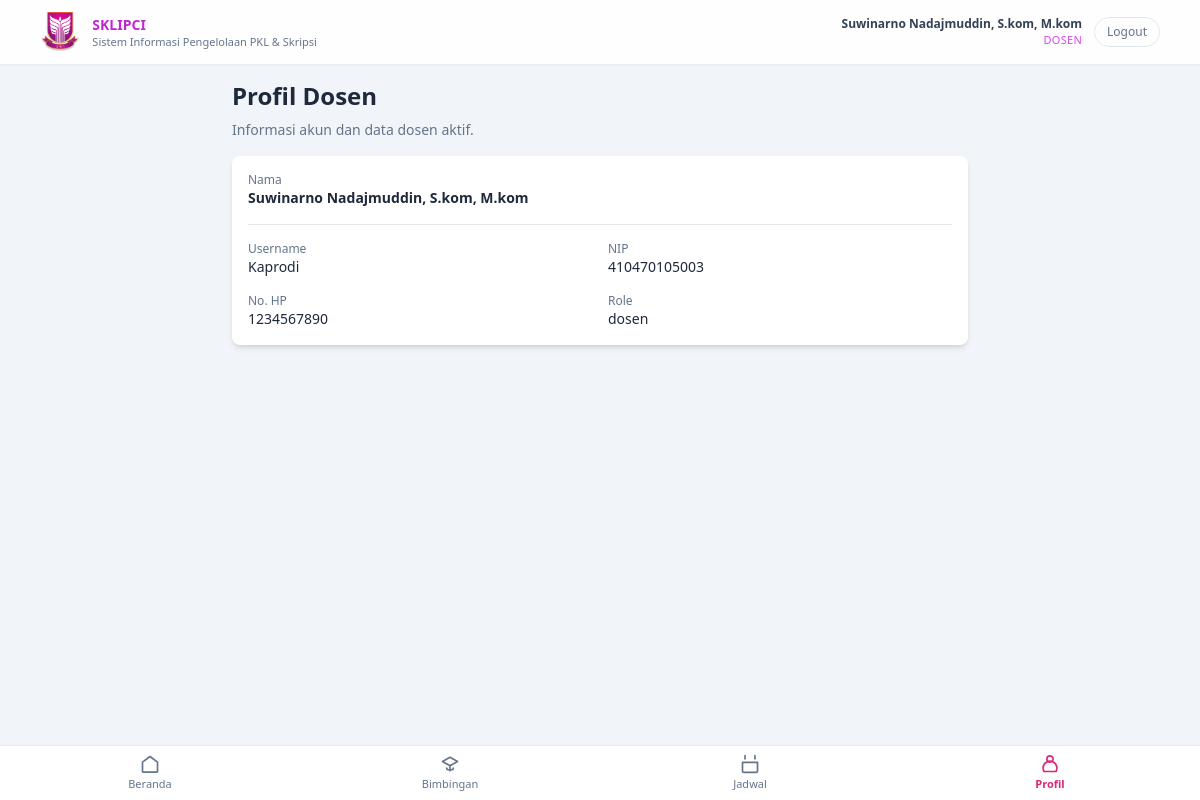
Screenshot of /?r=dosen/profilIndex (signed in) with the database file from the repository.
### tables this page shows
CREATE TABLE `dosen` (
  `id` int(11) NOT NULL,
  `user_id` int(11) NOT NULL,
  `nip` varchar(30) NOT NULL,
  `nama` varchar(100) NOT NULL,
  `prodi_id` int(11) NOT NULL,
  `no_hp` varchar(20) DEFAULT NULL,
  `created_at` timestamp NOT NULL DEFAULT current_timestamp()
);

### app/controller/DosenController.php (called while the page is built, shortened)
<?php
class DosenController extends Controller
{
    private function getDosenAktif(): ?array
    {
        $userId = (int)$_SESSION['user']['id'];
        $conn   = db();
        $stmt = $conn->prepare("
            SELECT d.*
            FROM dosen d
            WHERE d.user_id = ?
            LIMIT 1
        ");
        $stmt->bind_param('i', $userId);
        $stmt->execute();
        $result = $stmt->get_result();
        $dosen  = $result->fetch_assoc();
        return $dosen ?: null;
    }
    public function profilIndex(): void
    {
        $dosen = $this->getDosenAktif();
        $this->view('dosen/profil/index', compact('title', 'dosen', 'user'));
    }
}

### index.php (called while the page is built, shortened)
<?php
$route = $_GET['r'] ?? 'public/home';
$route = trim($route, '/');
list($controllerPart, $method) = array_pad(explode('/', $route), 2, null);
$method         = $method ?: 'home';
$controller = new $controllerClass();
call_user_func([$controller, $method]);

### app/view/dosen/profil/index.php (the view)
<?php include __DIR__ . '/../../partials/header.php'; ?>
<main class="flex-1 pb-16 md:pb-0 bg-slate-100">
    <div class="max-w-3xl mx-auto px-4 py-4">
        <h1 class="text-xl md:text-2xl font-semibold mb-2">
            Profil Dosen
        </h1>
        <p class="text-sm text-slate-500 mb-4">
            Informasi akun dan data dosen aktif.
        </p>
        <div class="bg-white shadow-md rounded-lg p-4 space-y-4">
            <div>
                <p class="text-xs text-slate-500">Nama</p>
                <p class="text-sm font-semibold text-slate-800">
                    <?= htmlspecialchars($dosen['nama'] ?? ($user['nama'] ?? '-')); ?>
                </p>
            </div>
            <div class="grid md:grid-cols-2 gap-4 border-t pt-4">
                <div>
                    <p class="text-xs text-slate-500">Username</p>
                    <p class="text-sm text-slate-800">
                        <?= htmlspecialchars($user['username'] ?? '-'); ?>
                    </p>
                </div>
                <div>
                    <p class="text-xs text-slate-500">NIP</p>
                    <p class="text-sm text-slate-800">
                        <?= htmlspecialchars($dosen['nip'] ?? '-'); ?>
                    </p>
                </div>
                <div>
                    <p class="text-xs text-slate-500">No. HP</p>
                    <p class="text-sm text-slate-800">
                        <?= htmlspecialchars($dosen['no_hp'] ?? '-'); ?>
                    </p>
                </div>
                <div>
                    <p class="text-xs text-slate-500">Role</p>
                    <p class="text-sm text-slate-800">
                        <?= htmlspecialchars(implode(', ', $_SESSION['roles'] ?? [$user['role'] ?? 'dosen'])); ?>
                    </p>
                </div>
            </div>
        </div>
    </div>
    <?php include __DIR__ . '/../../partials/dosen/bottom-nav.php'; ?>
</main>
<?php include __DIR__ . '/../../partials/footer.php'; ?>

### app/view/partials/header.php (shortened to what this page needs)
<?php
$user         = $_SESSION['user'] ?? null;
?>
<!DOCTYPE html>
<html lang="id">
<head>
    <script src="https://cdn.tailwindcss.com"></script>
    <link rel="stylesheet" href="<?= BASE_URL; ?>/public/css/style.css">
</head>
<body class="bg-slate-100 text-slate-800">
    <div class="min-h-screen flex flex-col">
        <header class="bg-white/90 backdrop-blur shadow-sm sticky top-0 z-30">
            <div class="max-w-6xl mx-auto px-4 py-3 flex items-center justify-between gap-4">
                <div class="flex items-center gap-3">
                    <div class="flex items-center gap-3">
                        <img src="<?= BASE_URL; ?>/public/assets/img/logo.png"
                            alt="Logo Kampus"
                            class="h-10 w-auto object-contain">
                    </div>
                    <div class="leading-tight">
                        <div class="text-sm font-semibold text-slate-800">
                            <span class="text-fuchsia-600">SKLIPCI</span>
                        </div>
                        <div class="text-[11px] text-slate-500">
                            Sistem Informasi Pengelolaan PKL &amp; Skripsi
                        </div>
                    </div>
                </div>
                <div class="flex items-center gap-3">
                    <?php if ($user): ?>
                        <div class="hidden sm:flex flex-col items-end">
                            <span class="text-xs font-semibold text-slate-700">
                                <?= htmlspecialchars($user['nama'] ?? 'User'); ?>
                            </span>
                            <span class="text-[11px] uppercase tracking-wide text-fuchsia-500">
                                <?= htmlspecialchars($user['role'] ?? ''); ?>
                            </span>
                        </div>
                        <a href="<?= BASE_URL; ?>/?r=auth/logout"
                            class="text-xs px-3 py-1.5 rounded-full border border-slate-200 text-slate-500 hover:border-fuchsia-500 hover:text-fuchsia-600">
                            Logout
                        </a>
                    <?php endif; ?>
                </div>
            </div>
        </header>

### public/css/style.css (style rules this page uses)
body { font-family: system-ui, -apple-system, BlinkMacSystemFont, "Segoe UI", sans-serif; }

### rows the page displays
dosen: nama "Suwinarno Nadajmuddin, S.kom, M.kom", nip "410470105003", no_hp "1234567890"

### other values shown
$user['role'] "DOSEN"
$user['username'] "Kaprodi"
implode(', ', $_SESSION['roles'] ?? [$user['role'] ?? 'dosen']) "dosen"
